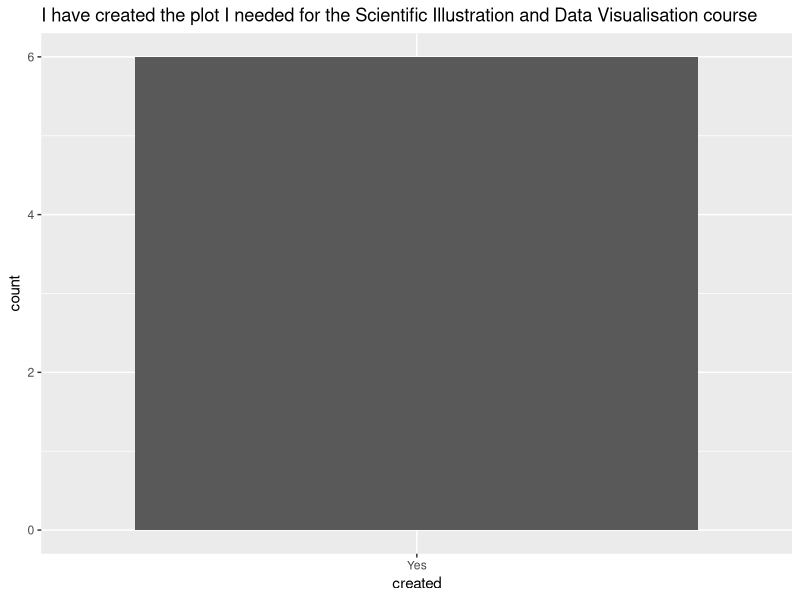
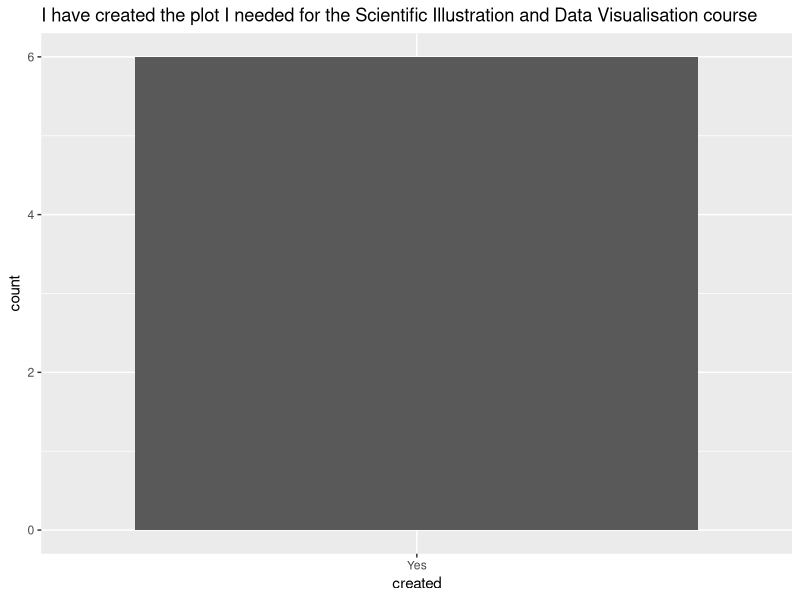

The R source for these figures, in order:
library(tidyverse)
t <- read.csv("CPUG_course_evaluation.csv")
names(t) <- c("timestamp", "created", "feedback")

ggplot(t |> select(created), aes(x = created)) +
  geom_histogram(stat = "count") +
  ggtitle("I have created the plot I needed for the Scientific Illustration and Data Visualisation course")
ggsave("results.svg")
